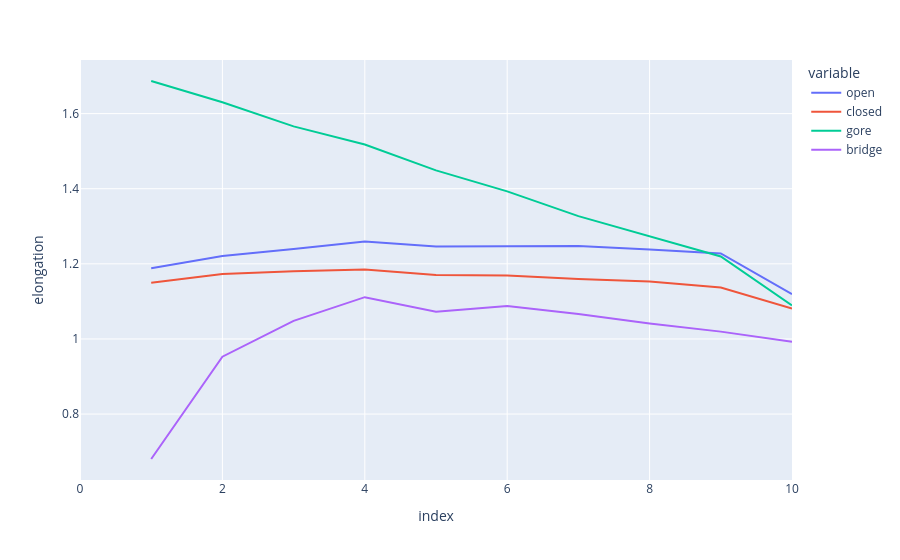

Notebook code cell kept with this figure:
### Markdown cell above
We plot the elongations of the divisions to compare. The gore has almost everywhere the highest elongation, and the flanges have higher elongations than the bridge.

### Code cell
px.line(elongations, y=["open", "closed", "gore", "bridge"], labels={"value": "elongation"})

### Figure 1 — Plotly figure (JSON) as saved in the notebook; plotly's stock layout.template omitted (floating-point values rounded to 4 significant figures)
{"data": [{"hovertemplate": "variable=open<br>index=%{x}<br>elongation=%{y}<extra></extra>", "legendgroup": "open", "line": {"color": "#636efa", "dash": "solid"}, "marker": {"symbol": "circle"}, "mode": "lines", "name": "open", "orientation": "v", "showlegend": true, "type": "scatter", "x": [0, 1, 2, 3, 4, 5, 6, 7, 8, 9, 10], "xaxis": "x", "y": [null, 1.188, 1.221, 1.24, 1.26, 1.246, 1.247, 1.247, 1.238, 1.228, 1.119], "yaxis": "y"}, {"hovertemplate": "variable=closed<br>index=%{x}<br>elongation=%{y}<extra></extra>", "legendgroup": "closed", "line": {"color": "#EF553B", "dash": "solid"}, "marker": {"symbol": "circle"}, "mode": "lines", "name": "closed", "orientation": "v", "showlegend": true, "type": "scatter", "x": [0, 1, 2, 3, 4, 5, 6, 7, 8, 9, 10], "xaxis": "x", "y": [null, 1.15, 1.173, 1.18, 1.185, 1.17, 1.169, 1.16, 1.153, 1.137, 1.081], "yaxis": "y"}, {"hovertemplate": "variable=gore<br>index=%{x}<br>elongation=%{y}<extra></extra>", "legendgroup": "gore", "line": {"color": "#00cc96", "dash": "solid"}, "marker": {"symbol": "circle"}, "mode": "lines", "name": "gore", "orientation": "v", "showlegend": true, "type": "scatter", "x": [0, 1, 2, 3, 4, 5, 6, 7, 8, 9, 10], "xaxis": "x", "y": [null, 1.687, 1.63, 1.566, 1.518, 1.449, 1.393, 1.327, 1.273, 1.22, 1.089], "yaxis": "y"}, {"hovertemplate": "variable=bridge<br>index=%{x}<br>elongation=%{y}<extra></extra>", "legendgroup": "bridge", "line": {"color": "#ab63fa", "dash": "solid"}, "marker": {"symbol": "circle"}, "mode": "lines", "name": "bridge", "orientation": "v", "showlegend": true, "type": "scatter", "x": [0, 1, 2, 3, 4, 5, 6, 7, 8, 9, 10], "xaxis": "x", "y": [null, 0.6803, 0.9526, 1.048, 1.111, 1.072, 1.087, 1.067, 1.041, 1.019, 0.9924], "yaxis": "y"}], "layout": {"autosize": true, "legend": {"title": {"text": "variable"}, "tracegroupgap": 0}, "margin": {"t": 60}, "xaxis": {"anchor": "y", "autorange": true, "domain": [0, 1], "range": [0, 10], "title": {"text": "index"}, "type": "linear"}, "yaxis": {"anchor": "x", "autorange": true, "domain": [0, 1], "range": [0.6244, 1.743], "title": {"text": "elongation"}, "type": "linear"}}}
